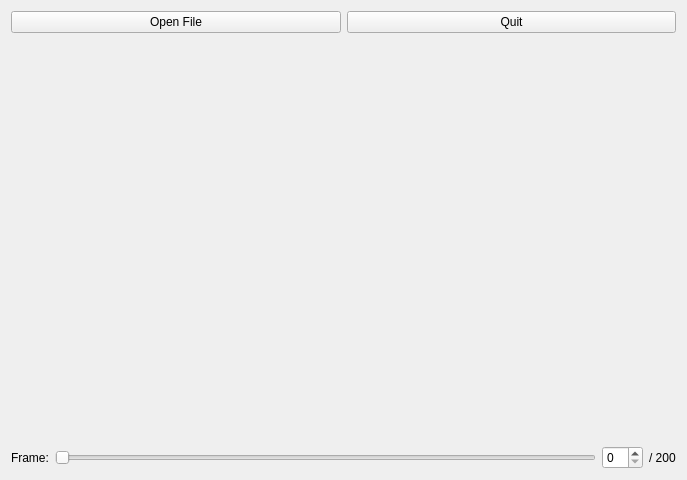
<?xml version="1.0" encoding="UTF-8"?>
<ui version="4.0">
 <class>TrajectoryViewerDemo</class>
 <widget class="QWidget" name="TrajectoryViewerDemo">
  <property name="geometry">
   <rect>
    <x>0</x>
    <y>0</y>
    <width>687</width>
    <height>480</height>
   </rect>
  </property>
  <property name="windowTitle">
   <string>chemkit - Trajectory Viewer Demo</string>
  </property>
  <layout class="QVBoxLayout" name="verticalLayout">
   <item>
    <layout class="QHBoxLayout" name="horizontalLayout">
     <item>
      <widget class="QPushButton" name="openFileButton">
       <property name="text">
        <string>Open File</string>
       </property>
      </widget>
     </item>
     <item>
      <widget class="QPushButton" name="quitButton">
       <property name="text">
        <string>Quit</string>
       </property>
      </widget>
     </item>
    </layout>
   </item>
   <item>
    <widget class="chemkit::GraphicsView" name="graphicsView">
     <property name="sizePolicy">
      <sizepolicy hsizetype="MinimumExpanding" vsizetype="MinimumExpanding">
       <horstretch>0</horstretch>
       <verstretch>0</verstretch>
      </sizepolicy>
     </property>
    </widget>
   </item>
   <item>
    <layout class="QHBoxLayout" name="horizontalLayout_2">
     <item>
      <widget class="QLabel" name="frameSliderLabel">
       <property name="text">
        <string>Frame:</string>
       </property>
      </widget>
     </item>
     <item>
      <widget class="QSlider" name="frameSlider">
       <property name="orientation">
        <enum>Qt::Horizontal</enum>
       </property>
      </widget>
     </item>
     <item>
      <widget class="QSpinBox" name="frameSpinBox"/>
     </item>
     <item>
      <widget class="QLabel" name="frameCountLabel">
       <property name="text">
        <string>/ 200</string>
       </property>
      </widget>
     </item>
    </layout>
   </item>
  </layout>
  <action name="actionOpen">
   <property name="enabled">
    <bool>true</bool>
   </property>
   <property name="text">
    <string>Open</string>
   </property>
   <property name="shortcut">
    <string>Ctrl+O</string>
   </property>
  </action>
  <action name="actionQuit">
   <property name="text">
    <string>Quit</string>
   </property>
   <property name="shortcut">
    <string>Ctrl+Q</string>
   </property>
  </action>
 </widget>
 <customwidgets>
  <customwidget>
   <class>chemkit::GraphicsView</class>
   <extends>QWidget</extends>
   <header location="global">chemkit/graphicsview.h</header>
  </customwidget>
 </customwidgets>
 <resources/>
 <connections/>
</ui>
